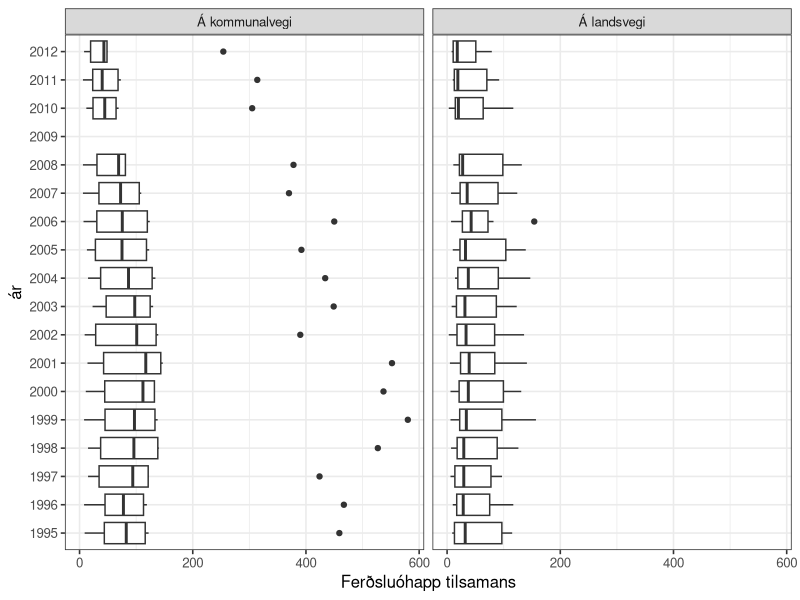
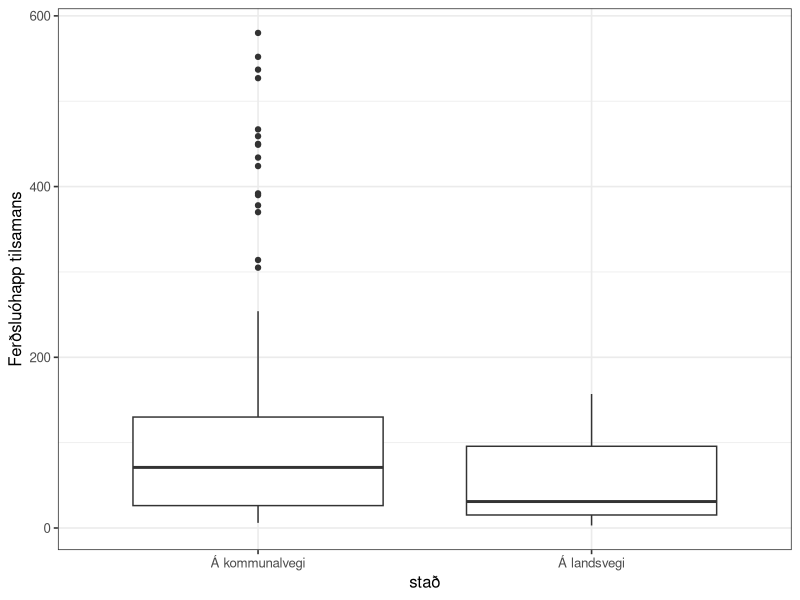
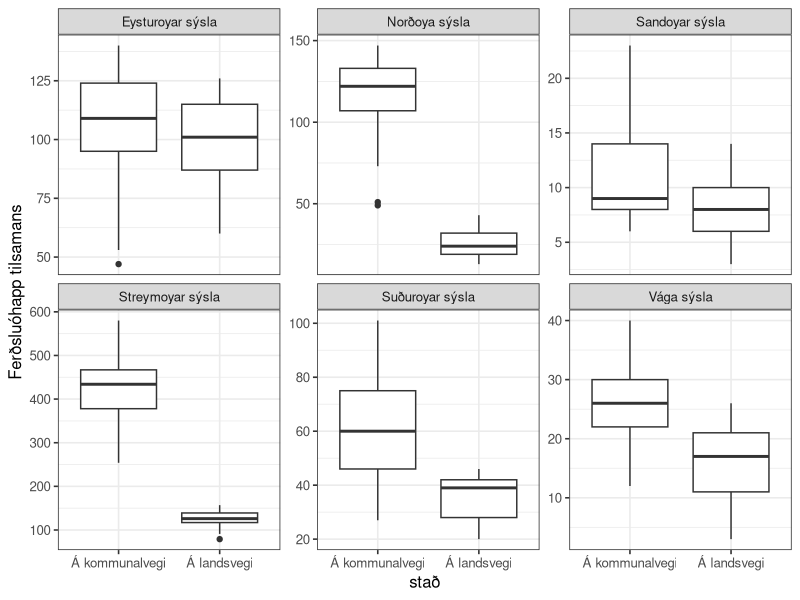
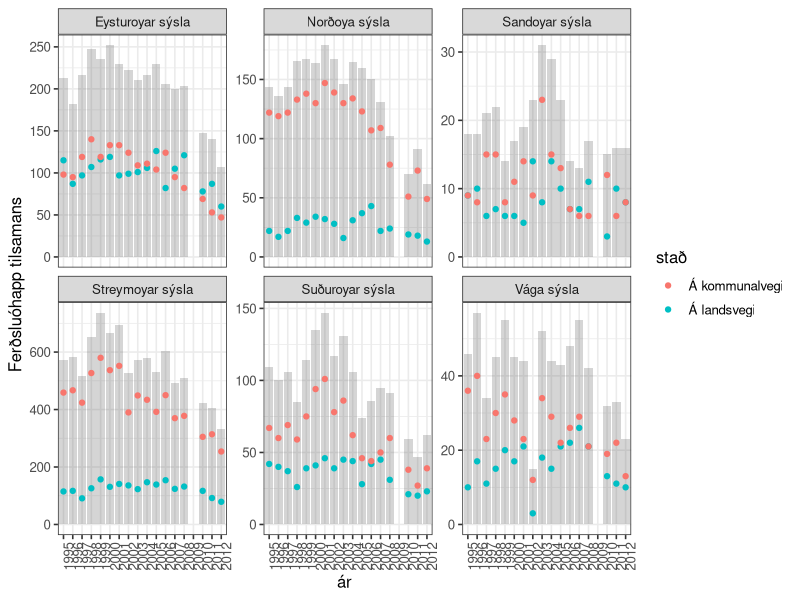
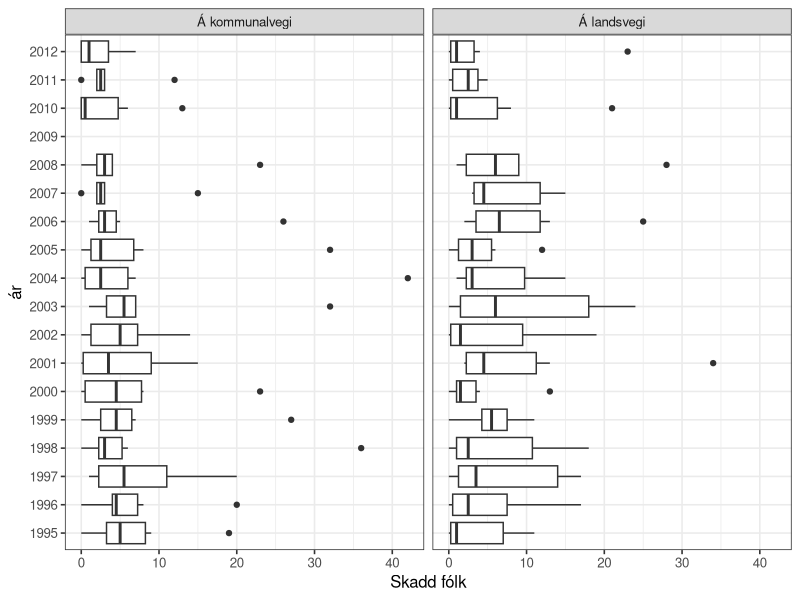
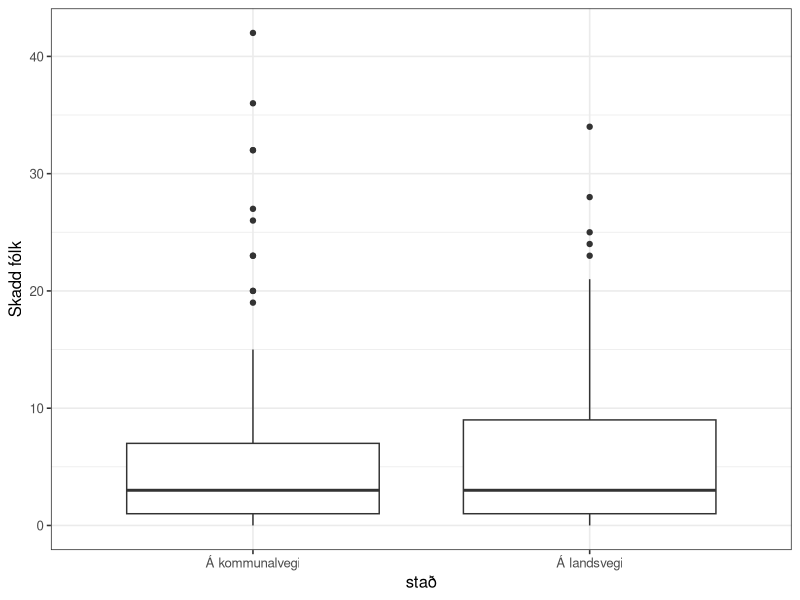

These figures' R source, in order:
## ---- chunk 1
knitr::opts_chunk$set(echo = TRUE)

options(dplyr.summarise.inform = FALSE)
library(tidyverse)

# set theme used for plotting
theme_set(theme_bw(base_size = 12))

## ---- chunk 2
n_lesandi <- 2:10
roynd_nr <- 1:2

sama_fdag <- crossing(n_lesandi, roynd_nr)
sama_fdag
## ---- chunk 3
sama_fdag <- mutate(
  sama_fdag,
  fdag = map(n_lesandi, ~ sample(365, ., replace = TRUE))
  )
sama_fdag
## ---- chunk 4
# Ein listi av integers
str(sama_fdag$fdag)
## ---- chunk 5


sama_fdag <- mutate(sama_fdag, nakar_sdag = map_lgl(fdag, ~ any(duplicated(.x))))
sama_fdag

## ---- chunk 6

## ---- chunk 7

## ---- chunk 8

## ---- chunk 9

## ---- chunk 10

## ---- chunk 11

## ---- chunk 12

## ---- chunk 13


## ---- chunk 14

## ---- chunk 15

## ---- chunk 16

## ---- chunk 17

## ---- chunk 18

## ---- chunk 19

## ---- chunk 20

## ---- chunk 21

## ---- chunk 22

## ---- chunk 23
ferdslu_ohapp <- read_csv("ferdslu_ohapp.csv")
ferdslu_ohapp
## ---- chunk 24
ferdslu_ohapp <- read_csv("ferdslu_ohapp.csv", skip = 1, na = "..")
ferdslu_ohapp
## ---- chunk 25
ferdslu_ohapp <- ferdslu_ohapp %>%
  mutate(across(everything(), ~ str_replace(., "-", "0")))
ferdslu_ohapp
## ---- chunk 26
ferdslu_ohapp <- pivot_longer(ferdslu_ohapp, cols = '1995':'2012',
                   names_to = "ár", values_to = "n", values_transform = list(n = as.integer))

ferdslu_ohapp

#ferdslu_ohapp$n <- as.integer(ferdslu_ohapp$n)

## ---- chunk 27

ferdslu_ohapp <- pivot_wider(ferdslu_ohapp, names_from = slag, values_from = n)


ferdslu_ohapp
## ---- chunk 28

ggplot(ferdslu_ohapp) +
  geom_boxplot(aes(x = `Ferðsluóhapp tilsamans`, y = ár), na.rm = TRUE) +
  facet_wrap(~stað)

## ---- chunk 29
df <- ferdslu_ohapp %>%
  filter(`Ferðsluóhapp tilsamans` > 150) 
df
## ---- chunk 30

ggplot(data = ferdslu_ohapp) +
  geom_boxplot(aes(x = stað, y = `Ferðsluóhapp tilsamans`), na.rm = TRUE)

## ---- chunk 31

ggplot(data = ferdslu_ohapp) +
  geom_boxplot(aes(x = stað, y = `Ferðsluóhapp tilsamans`), na.rm = TRUE) +
  facet_wrap(~sýsla, scales = "free_y")
  
  

## ---- chunk 32

ggplot(ferdslu_ohapp) +
  geom_bar(aes(x = ár, y = `Ferðsluóhapp tilsamans`), alpha = 0.25, stat = "Identity", na.rm = TRUE) +
  geom_point(aes(x = ár, y = `Ferðsluóhapp tilsamans`, colour = stað), na.rm = TRUE) +
  facet_wrap(~sýsla, scales = "free_y") +
  theme(axis.text.x = element_text(angle = 90))

## ---- chunk 33
ggplot(ferdslu_ohapp, aes(x = `Skadd fólk`, y = `ár`)) +
  geom_boxplot(na.rm = TRUE) +
  facet_wrap(~ `stað`)

## ---- chunk 34
ggplot(ferdslu_ohapp, aes(x = `stað`, y = `Skadd fólk`)) +
  geom_boxplot(na.rm = TRUE)
## ---- chunk 35

## ---- chunk 36

## ---- chunk 37

## ---- chunk 38

## ---- chunk 39

## ---- chunk 40

## ---- chunk 41

## ---- chunk 42

## ---- chunk 43

## ---- chunk 44

## ---- chunk 45

## ---- chunk 46

## ---- chunk 47
